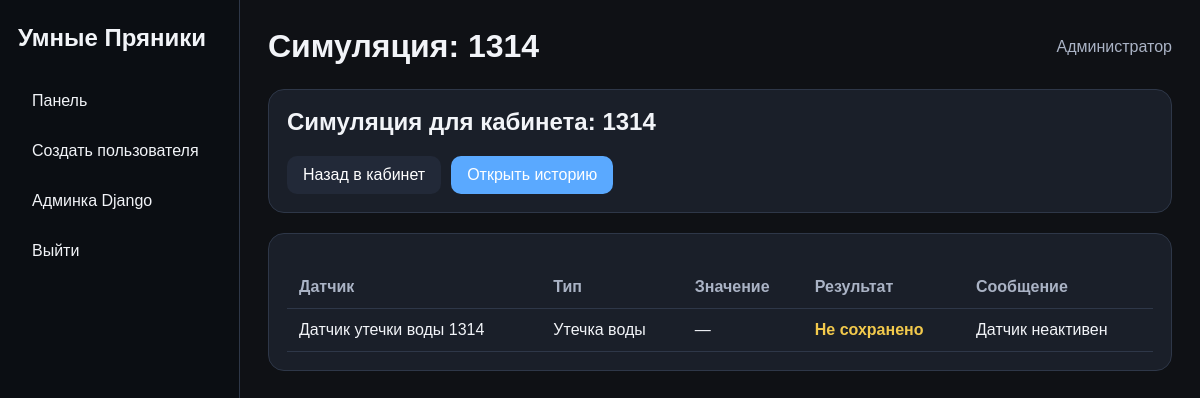
The page /dashboard/room/3/simulate/ (signed in) on the database its author committed.
### university/models.py (models this page shows, shortened)
class Room(models.Model):
    name = models.CharField("Название кабинета", max_length=50)
    floor = models.IntegerField("Этаж")
    chairs = models.IntegerField("Количество стульев", default=0)
    desks = models.IntegerField("Количество парт", default=0)
    computers = models.IntegerField("Количество компьютеров", default=0)
    windows = models.IntegerField("Количество окон", default=0)
    description = models.TextField("Описание кабинета", blank=True)
    window_open = models.BooleanField("Окна открыты", default=False)
    conditioners = models.IntegerField("Количество кондиционеров", default=0)
    def simulate_sensors(self):
        return [sensor.read_from_simulator() for sensor in self.sensor_set.all()]
    class Meta:
        verbose_name = "Кабинет"
        verbose_name_plural = "Кабинеты"

class Sensor(models.Model):
    STATUS_CHOICES = [
        ("active", "Работает"),
        ("error", "Ошибка"),
        ("disabled", "Выключен"),
    ]
    room = models.ForeignKey(
        Room,
        verbose_name="Кабинет",
        on_delete=models.CASCADE,
    )
    sensor_type = models.ForeignKey(
        SensorType,
        verbose_name="Тип датчика",
        on_delete=models.CASCADE,
    )
    name = models.CharField("Название датчика", max_length=100)
    status = models.CharField(
        "Статус",
        max_length=20,
        choices=STATUS_CHOICES,
        default="active",
    )
    last_value = models.FloatField("Последнее значение", null=True, blank=True)
    last_updated = models.DateTimeField("Время последнего обновления", auto_now=True)
    def read_from_simulator(self):
        if self.status != "active":
            return {
                "sensor": self,
                "value": self.last_value,
                "saved": False,
                "message": "Датчик неактивен",
            }
    class Meta:
        verbose_name = "Датчик"
        verbose_name_plural = "Датчики"

class SensorType(models.Model):
    name = models.CharField("Название типа датчика", max_length=100)
    class Meta:
        verbose_name = "Тип датчика"
        verbose_name_plural = "Типы датчиков"

### university/views.py (the view)
# urls.py: path("dashboard/room/<int:room_id>/simulate/", views.room_simulate, name="room_simulate"),
@moderator_or_admin_required
def room_simulate(request, room_id):
    room = get_object_or_404(
        Room.objects.prefetch_related("sensor_set__sensor_type", "conditioner_set"),
        pk=room_id,
    )
    results = room.simulate_sensors()
    return render(
        request,
        "dashboard/simulate_result.html",
        {
            "room": room,
            "results": results,
            "title": f"Симуляция: {room.name}",
        },
    )

### university/context_processors.py (called while the page is built, shortened)
def unread_notification_popup(request):
    if not request.user.is_authenticated:
        return {"popup_notifications": []}
    if request.session.get("notifications_popup_shown") is True:
        return {"popup_notifications": []}

### university/templates/dashboard/simulate_result.html
{% extends "dashboard/base.html" %}
{% block content %}
<div class="card">
    <h2>Симуляция для кабинета: {{ room.name }}</h2>
    <div class="actions">
        <a class="btn btn-secondary" href="{% url 'university:room_detail' room.id %}">Назад в кабинет</a>
        <a class="btn" href="{% url 'university:room_history' room.id %}">Открыть историю</a>
    </div>
</div>
<div class="card" style="margin-top: 20px;">
    <table>
        <thead>
            <tr>
                <th>Датчик</th>
                <th>Тип</th>
                <th>Значение</th>
                <th>Результат</th>
                <th>Сообщение</th>
            </tr>
        </thead>
        <tbody>
            {% for item in results %}
                <tr>
                    <td>{{ item.sensor.name }}</td>
                    <td>{{ item.sensor.sensor_type.name }}</td>
                    <td>{{ item.value|default:"—" }}</td>
                    <td>
                        {% if item.saved %}
                            <span class="status-active">Сохранено</span>
                        {% else %}
                            <span class="status-disabled">Не сохранено</span>
                        {% endif %}
                    </td>
                    <td>{{ item.message }}</td>
                </tr>
            {% empty %}
                <tr>
                    <td colspan="5">Нет результатов.</td>
                </tr>
            {% endfor %}
        </tbody>
    </table>
</div>
{% endblock %}

### university/templates/dashboard/base.html (style rules this page uses)
:root { --bg: #0f1115; --card: #1a1f29; --card-2: #222938; --text: #f2f4f8; --muted: #aab3c5; --accent: #5aa9ff; --ok: #38c172; --warn: #f2c94c; --bad: #ff6b6b; --border: #2e3748; }
* { box-sizing: border-box; }
body { margin: 0; font-family: Arial, sans-serif; background: var(--bg); color: var(--text); }
.card { background: var(--card); border: 1px solid var(--border); border-radius: 16px; padding: 18px; }
.card h3, .card h2, .card h1 { margin-top: 0; }
.btn { display: inline-block; padding: 10px 16px; border-radius: 10px; background: var(--accent); color: white; text-decoration: none; border: none; cursor: pointer; }
.btn-secondary { background: var(--card-2); }
.actions { display: flex; gap: 10px; flex-wrap: wrap; margin-top: 12px; }
table { width: 100%; border-collapse: collapse; margin-top: 14px; }
th, td { padding: 12px; border-bottom: 1px solid var(--border); text-align: left; }
th { color: var(--muted); }
.status-disabled { color: var(--warn); font-weight: 700; }

### rows shown on the page
Room: name "1314"
Sensor: sensor.name "Датчик утечки воды 1314", sensor.sensor_type.name "Утечка воды", value "—", message "Датчик неактивен"

### other values the page prints
{{ title|default:"Панель администратора" }} "Симуляция: 1314"
